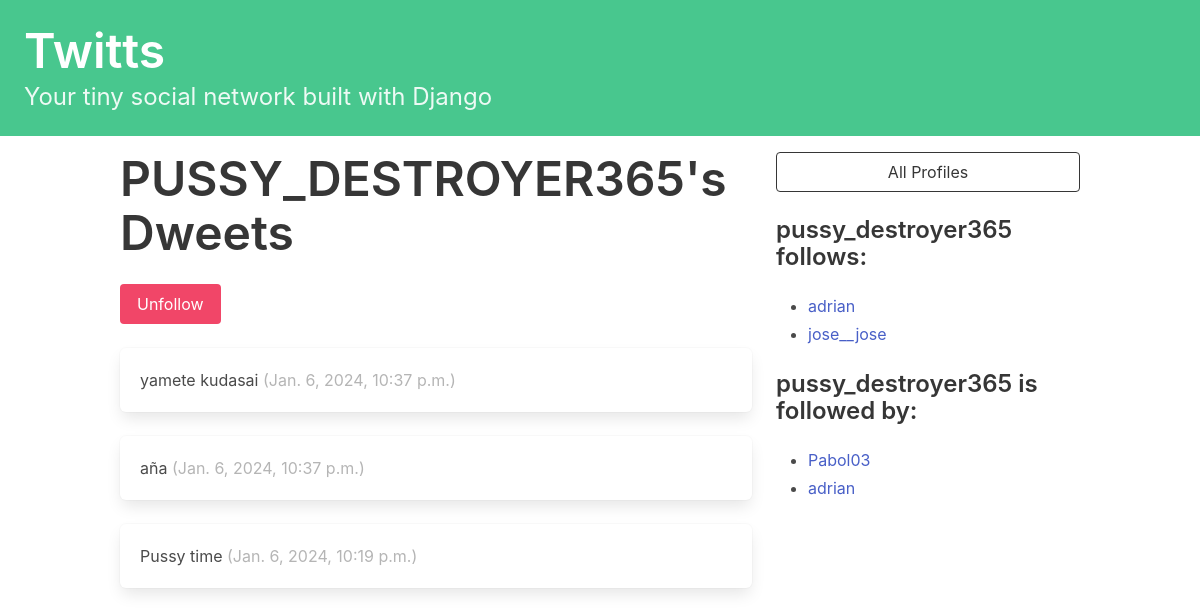
The page /profile/4 (signed in) on the database its author committed.
### Twitts/models.py (models this page shows, shortened)
class Profile(models.Model):
    user = models.OneToOneField(User, on_delete=models.CASCADE)
    follows = models.ManyToManyField("self", related_name="followed_by", symmetrical=False, blank=True)
    def __str__(self):
        return self.user.username

class Twitts(models.Model):
    user = models.ForeignKey(User, related_name="twitts", on_delete=models.DO_NOTHING)
    body = models.CharField(max_length=150)
    publish = models.DateTimeField(auto_now_add=True)
    class Meta:
        ordering = ['-publish']

### Twitts/views.py (the view, shortened to what this page needs)
# urls.py: path('profile/<int:pk>', detail_profile, name="profile"),
def detail_profile(request, pk):
    if not hasattr(request.user, 'profile'):
        missing_profile = Profile(user=request.user)
        missing_profile.save()
    profile = Profile.objects.get(pk=pk)
    return render(request, 'twitts/profile_detail.html', {'profile':profile})

### Twitts/templates/twitts/profile_detail.html (shortened to what this page needs)
{% extends "base.html" %}
{% block content %}
<div class="column">
    <div class="block">
    <h1 class="title is-1">
            {{profile.user.username|upper}}'s Dweets
    </h1>
    <form method="POST">
        <div class="buttons has-addons">
        {% if profile in user.profile.follows.all %}
            <button class="button is-danger" name="follow" value="unfollow">Unfollow</button>
        {% else %}
            <button class="button is-success" name="follow" value="follow">Follow</button>
        {% endif %}
        </div>
    </form>
    </div>
    <div class="content">
        {% for twitts in profile.user.twitts.all %}
        <div class="box">
            {{ twitts.body }}
            <span class="is-small has-text-grey-light">
                ({{ twitts.publish }})
            </span>
        </div>
        {% endfor %}
    </div>
</div>
<div class="column is-one-third">
    <div class="block">
        <a href="{% url "twitts:list" %}">
            <button class="button is-dark is-outlined is-fullwidth">
                All Profiles
            </button>
        </a>
    </div>
    <div class="block">
        <h3 class="title is-4">
            {{profile.user.username}} follows:
        </h3>
        <div class="content">
            <ul>
            {% for profile in profile.follows.all %}
                <li>
                    <a href="{% url "twitts:profile" profile.pk %}">
                        {{ profile }}
                    </a>
                </li>
            {% endfor %}
            </ul>
        </div>
    </div>
    <div class="block">
        <h3 class="title is-4">
            {{profile.user.username}} is followed by:
        </h3>
        <div class="content">
            <ul>
            {% for profile in profile.followed_by.all %}
                <li>
                    <a href="{% url "twitts:profile" profile.pk %}">
                        {{ profile }}
                    </a>
                </li>
            {% endfor %}
            </ul>
        </div>
    </div>
</div>
{% endblock content %}

### rows shown on the page
Profile: user.username "PUSSY_DESTROYER365", user.username "pussy_destroyer365"
Twitts: body "yamete kudasai", publish "Jan. 6, 2024, 10:37 p.m."
Twitts: body "aña", publish "Jan. 6, 2024, 10:37 p.m."
Twitts: body "Pussy time", publish "Jan. 6, 2024, 10:19 p.m."
Profile: user.username "adrian"
Profile: user.username "jose__jose"
Profile: user.username "Pabol03"
